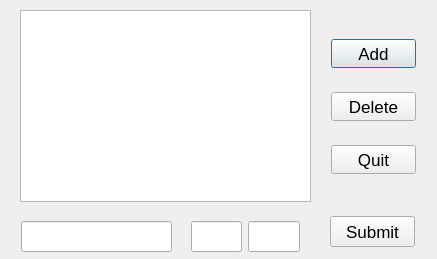
<?xml version="1.0" encoding="UTF-8"?>
<ui version="4.0">
 <class>HelpersDialog</class>
 <widget class="QDialog" name="HelpersDialog">
  <property name="geometry">
   <rect>
    <x>0</x>
    <y>0</y>
    <width>437</width>
    <height>259</height>
   </rect>
  </property>
  <property name="font">
   <font>
    <pointsize>13</pointsize>
   </font>
  </property>
  <property name="windowTitle">
   <string>Helpers Editor</string>
  </property>
  <widget class="QLineEdit" name="lineEditName">
   <property name="geometry">
    <rect>
     <x>21</x>
     <y>221</y>
     <width>151</width>
     <height>31</height>
    </rect>
   </property>
  </widget>
  <widget class="QLineEdit" name="lineEditDayRate">
   <property name="geometry">
    <rect>
     <x>191</x>
     <y>221</y>
     <width>51</width>
     <height>31</height>
    </rect>
   </property>
  </widget>
  <widget class="QPushButton" name="buttonAdd">
   <property name="geometry">
    <rect>
     <x>331</x>
     <y>39</y>
     <width>85</width>
     <height>29</height>
    </rect>
   </property>
   <property name="text">
    <string>Add</string>
   </property>
  </widget>
  <widget class="QPushButton" name="buttonDelete">
   <property name="geometry">
    <rect>
     <x>331</x>
     <y>92</y>
     <width>85</width>
     <height>29</height>
    </rect>
   </property>
   <property name="text">
    <string>Delete</string>
   </property>
  </widget>
  <widget class="QTableView" name="tableView">
   <property name="geometry">
    <rect>
     <x>20</x>
     <y>10</y>
     <width>291</width>
     <height>192</height>
    </rect>
   </property>
  </widget>
  <widget class="QPushButton" name="buttonQuit">
   <property name="geometry">
    <rect>
     <x>331</x>
     <y>145</y>
     <width>85</width>
     <height>29</height>
    </rect>
   </property>
   <property name="text">
    <string>Quit</string>
   </property>
  </widget>
  <widget class="QLineEdit" name="lineEditWeekend">
   <property name="geometry">
    <rect>
     <x>248</x>
     <y>221</y>
     <width>52</width>
     <height>31</height>
    </rect>
   </property>
  </widget>
  <widget class="QPushButton" name="buttonSubmit">
   <property name="geometry">
    <rect>
     <x>330</x>
     <y>216</y>
     <width>85</width>
     <height>31</height>
    </rect>
   </property>
   <property name="text">
    <string>Submit</string>
   </property>
  </widget>
 </widget>
 <resources/>
 <connections/>
</ui>
